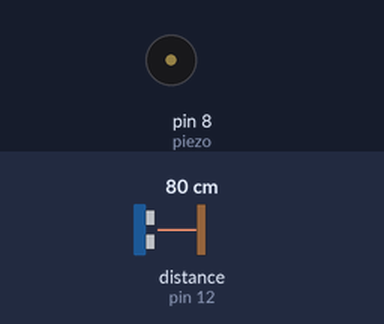
Recording of a sketch running on a simulated Arduino Uno, built with avr-gcc and run on an emulated ATmega328P. On the bench: buzzer (waves = sounding). Wiring (inferred from the names in the program): ultrasonic range finder: trigger pin 13; echo pin 12. The test bench sets the inputs (shaded band); at power-on: distance to the obstacle (sensor on pin 12) 80 cm. The echo pulse lasts 58.3 µs per cm; what the sketch prints to the serial monitor is not drawn.

Above: at 1.3 s.
1.4 s: distance to the obstacle (sensor on pin 12) set to 66 cm
2.9 s: distance to the obstacle (sensor on pin 12) set to 57 cm
At 5.8 s:
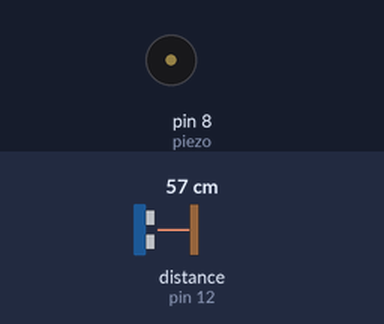
5.9 s: distance to the obstacle (sensor on pin 12) set to 120 cm
At 6.5 s:
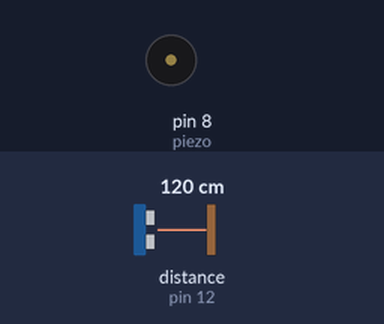
7.4 s: distance to the obstacle (sensor on pin 12) set to 2 cm
At 7.9 s:
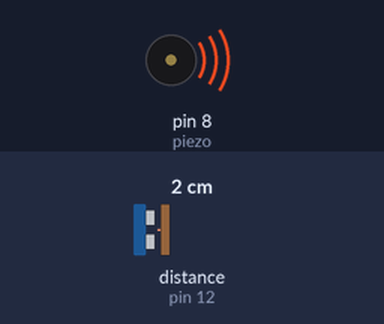
Timing chart, 0 to 10.4 s (numbered marks = the images above; inputs shaded):
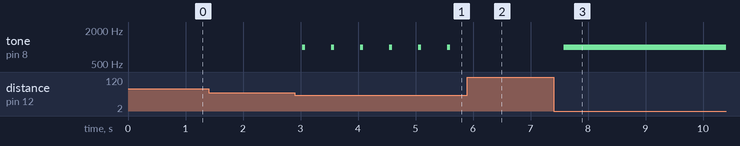

Measured:
- the behaviour switches between 63 and 62 cm on distance to the obstacle (sensor on pin 12) (found by bisection; images 0 and 1)
- after the input at 1.4 s, every drawn part: stays the same
- after the input at 2.9 s, tone on pin 8 (piezo): alternates 1000 Hz for 0.05 s and silent for 0.45 s, starting after 0.13 s
- after the input at 5.9 s, tone on pin 8 (piezo): stops changing and stays silent
- after the input at 7.4 s, tone on pin 8 (piezo): silent → 1000 Hz after 0.18 s

The sketch:

ed21.ino
```cpp
#define trigPin 13
#define echoPin 12
#define piezo 8

void setup()
{
  Serial.begin (9600);
  pinMode(trigPin, OUTPUT);
  pinMode(echoPin, INPUT);
  pinMode(piezo, OUTPUT);
}
void loop()
{
  int duration,distance;
  digitalWrite(trigPin, LOW);
  delayMicroseconds(2);
  digitalWrite(trigPin, HIGH);
  delayMicroseconds(10);
  digitalWrite(trigPin, LOW);
  duration = pulseIn(echoPin, HIGH);
  distance = (duration*0.034)/2;

  if (distance > 30 && distance < 62)
  {
    tone(piezo,1000,50);
    delay(500);
    noTone(piezo);
  }
  else if (distance > 0 && distance < 31)
  {
    tone(piezo,1000);
    delay(500);
    noTone(piezo);
  }
  else
  {
    delay(500);
  }

  Serial.print("Distance");
  Serial.println(distance);
  Serial.print(" cm");

} 
```
